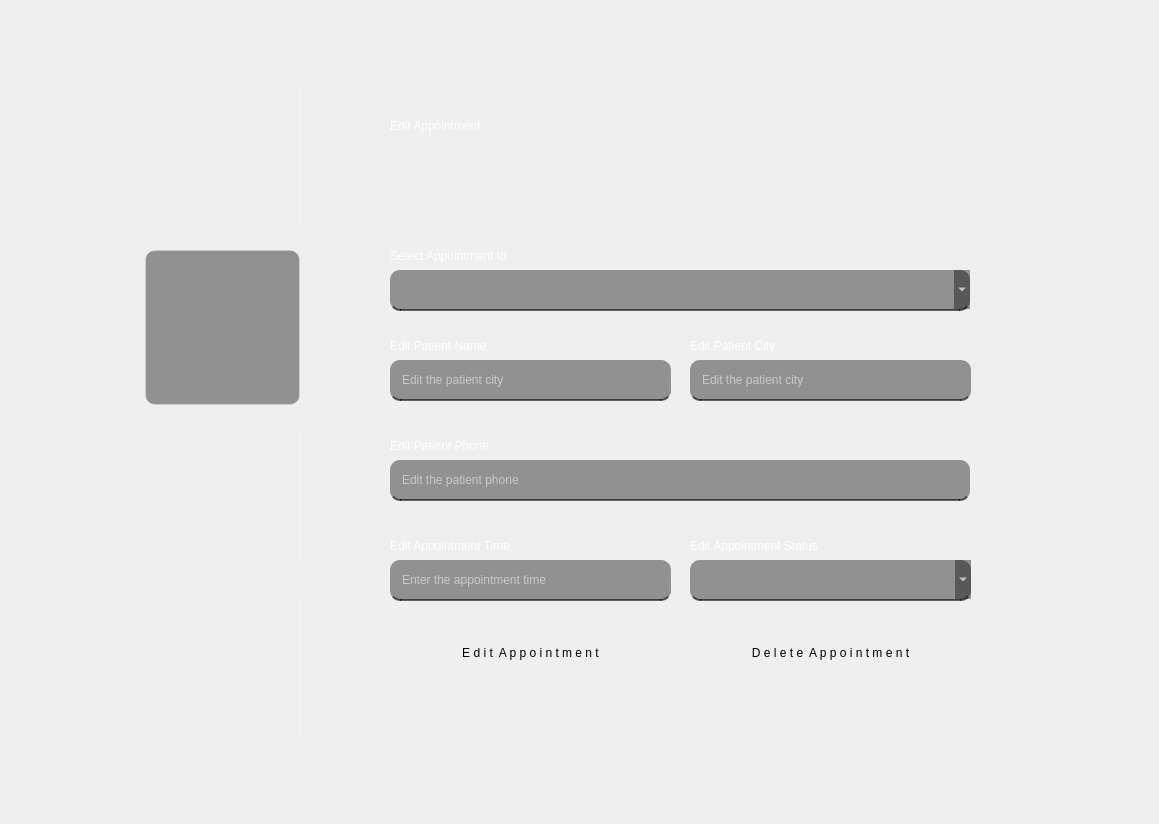
    <widget class="QWidget" name="tab_3">
     <attribute name="title">
      <string>Edit Appointment</string>
     </attribute>
     <widget class="QLabel" name="label_3">
      <property name="geometry">
       <rect>
        <x>10</x>
        <y>15</y>
        <width>1140</width>
        <height>800</height>
       </rect>
      </property>
      <property name="text">
       <string/>
      </property>
      <property name="pixmap">
       <pixmap>img/background3.png</pixmap>
      </property>
      <property name="scaledContents">
       <bool>true</bool>
      </property>
     </widget>
     <widget class="QPushButton" name="BookAppointmentIcon2">
      <property name="geometry">
       <rect>
        <x>145</x>
        <y>80</y>
        <width>155</width>
        <height>155</height>
       </rect>
      </property>
      <property name="styleSheet">
       <string notr="true">QPushButton#BookAppointmentIcon2{
	border-radius: 10px;
	background-color: rgba(0, 0, 0, 0);
	border: 1px solid rgba(255,255,255,50);
}

QPushButton#BookAppointmentIcon2:hover{
	border: 2px solid rgba(255,255,255,100);
	background-color: rgba(0, 0, 0, 50);
}</string>
      </property>
      <property name="text">
       <string/>
      </property>
      <property name="icon">
       <iconset>
        <normaloff>img/1.png</normaloff>img/1.png</iconset>
      </property>
      <property name="iconSize">
       <size>
        <width>100</width>
        <height>100</height>
       </size>
      </property>
     </widget>
     <widget class="QPushButton" name="ConsultDoctorIcon2">
      <property name="geometry">
       <rect>
        <x>145</x>
        <y>250</y>
        <width>155</width>
        <height>155</height>
       </rect>
      </property>
      <property name="styleSheet">
       <string notr="true">QPushButton#ConsultDoctorIcon2{
	border-radius: 10px;
	background-color: rgba(0, 0, 0, 100);
	border: 1px solid rgba(255,255,255,50);
}

QPushButton#ConsultDoctorIcon2:hover{
	border: 2px solid rgba(255,255,255,100);
	background-color: rgba(0, 0, 0, 50);
}</string>
      </property>
      <property name="text">
       <string/>
      </property>
      <property name="icon">
       <iconset>
        <normaloff>img/2.png</normaloff>img/2.png</iconset>
      </property>
      <property name="iconSize">
       <size>
        <width>100</width>
        <height>100</height>
       </size>
      </property>
     </widget>
     <widget class="QPushButton" name="LogoutIcon2">
      <property name="geometry">
       <rect>
        <x>145</x>
        <y>590</y>
        <width>155</width>
        <height>155</height>
       </rect>
      </property>
      <property name="styleSheet">
       <string notr="true">QPushButton#LogoutIcon2{
	border-radius: 10px;
	background-color: rgba(0, 0, 0, 0);
	border: 1px solid rgba(255,255,255,50);
}

QPushButton#LogoutIcon2:hover{
	border: 2px solid rgba(255,255,255,100);
	background-color: rgba(0, 0, 0, 50);
}</string>
      </property>
      <property name="text">
       <string/>
      </property>
      <property name="icon">
       <iconset>
        <normaloff>img/4.png</normaloff>img/4.png</iconset>
      </property>
      <property name="iconSize">
       <size>
        <width>100</width>
        <height>100</height>
       </size>
      </property>
     </widget>
     <widget class="QPushButton" name="ReportsIcon2">
      <property name="geometry">
       <rect>
        <x>145</x>
        <y>420</y>
        <width>155</width>
        <height>155</height>
       </rect>
      </property>
      <property name="styleSheet">
       <string notr="true">QPushButton#ReportsIcon2{
	border-radius: 10px;
	background-color: rgba(0, 0, 0, 0);
	border: 1px solid rgba(255,255,255,50);
}

QPushButton#ReportsIcon2:hover{
	border: 2px solid rgba(255,255,255,100);
	background-color: rgba(0, 0, 0, 50);
}</string>
      </property>
      <property name="text">
       <string/>
      </property>
      <property name="icon">
       <iconset>
        <normaloff>img/3.png</normaloff>img/3.png</iconset>
      </property>
      <property name="iconSize">
       <size>
        <width>100</width>
        <height>100</height>
       </size>
      </property>
     </widget>
     <widget class="QLabel" name="APPOINTMENTINFO_2">
      <property name="geometry">
       <rect>
        <x>390</x>
        <y>200</y>
        <width>301</width>
        <height>31</height>
       </rect>
      </property>
      <property name="styleSheet">
       <string notr="true">color: rgb(255, 255, 255);
font: 75 11pt &quot;MS Shell Dlg 2&quot;;
background-color: rgba(255, 255, 255, 0);</string>
      </property>
      <property name="text">
       <string/>
      </property>
     </widget>
     <widget class="QLabel" name="label_9">
      <property name="geometry">
       <rect>
        <x>390</x>
        <y>330</y>
        <width>281</width>
        <height>31</height>
       </rect>
      </property>
      <property name="styleSheet">
       <string notr="true">color: rgb(255, 255, 255);
font: 75 11pt &quot;MS Shell Dlg 2&quot;;
background-color: rgba(255, 255, 255, 0);</string>
      </property>
      <property name="text">
       <string>Edit Patient Name</string>
      </property>
     </widget>
     <widget class="QLineEdit" name="EditPatientAppointmentTime">
      <property name="geometry">
       <rect>
        <x>390</x>
        <y>560</y>
        <width>281</width>
        <height>41</height>
       </rect>
      </property>
      <property name="styleSheet">
       <string notr="true">QLineEdit#EditPatientAppointmentTime{
	background-color: rgba(0, 0, 0, 100);
	border-radius: 10px;
	border-bottom: 2px solid rgba(0,0,0,150);
	color: rgb(255, 255, 255);
	padding: 10px;
	font: 11pt &quot;MS Shell Dlg 2&quot;;
}

QLineEdit#EditPatientAppointmentTime:hover{
	background-color: rgba(0, 0, 0, 120);
}</string>
      </property>
      <property name="placeholderText">
       <string>Enter the appointment time</string>
      </property>
     </widget>
     <widget class="QLineEdit" name="EditPatientName">
      <property name="geometry">
       <rect>
        <x>390</x>
        <y>360</y>
        <width>281</width>
        <height>41</height>
       </rect>
      </property>
      <property name="styleSheet">
       <string notr="true">QLineEdit#EditPatientName{
	background-color: rgba(0, 0, 0, 100);
	border-radius: 10px;
	border-bottom: 2px solid rgba(0,0,0,150);
	color: rgb(255, 255, 255);
	padding: 10px;
	font: 11pt &quot;MS Shell Dlg 2&quot;;
}

QLineEdit#EditPatientName:hover{
	background-color: rgba(0, 0, 0, 120);
}</string>
      </property>
      <property name="placeholderText">
       <string>Edit the patient city</string>
      </property>
     </widget>
     <widget class="QPushButton" name="EDITAPPOINTMENT">
      <property name="geometry">
       <rect>
        <x>390</x>
        <y>630</y>
        <width>281</width>
        <height>45</height>
       </rect>
      </property>
      <property name="styleSheet">
       <string notr="true">QPushButton#EDITAPPOINTMENT{
	border-radius: 10px;
	font: 87 10pt &quot;Segoe UI Black&quot;;
}

QPushButton#EDITAPPOINTMENT:hover{
	background-color: rgb(47, 85, 255);
	color: rgb(255, 255, 255);
}</string>
      </property>
      <property name="text">
       <string>E d i t  A p p o i n t m e n t</string>
      </property>
     </widget>
     <widget class="QLabel" name="label_10">
      <property name="geometry">
       <rect>
        <x>390</x>
        <y>530</y>
        <width>301</width>
        <height>31</height>
       </rect>
      </property>
      <property name="styleSheet">
       <string notr="true">color: rgb(255, 255, 255);
font: 75 11pt &quot;MS Shell Dlg 2&quot;;
background-color: rgba(255, 255, 255, 0);</string>
      </property>
      <property name="text">
       <string>Edit Appointment Time</string>
      </property>
     </widget>
     <widget class="QLineEdit" name="EditPatientPhone">
      <property name="geometry">
       <rect>
        <x>390</x>
        <y>460</y>
        <width>580</width>
        <height>41</height>
       </rect>
      </property>
      <property name="styleSheet">
       <string notr="true">QLineEdit#EditPatientPhone{
	background-color: rgba(0, 0, 0, 100);
	border-radius: 10px;
	border-bottom: 2px solid rgba(0,0,0,150);
	color: rgb(255, 255, 255);
	padding: 10px;
	font: 11pt &quot;MS Shell Dlg 2&quot;;
}

QLineEdit#EditPatientPhone:hover{
	background-color: rgba(0, 0, 0, 120);
}</string>
      </property>
      <property name="placeholderText">
       <string>Edit the patient phone</string>
      </property>
     </widget>
     <widget class="QLabel" name="label_11">
      <property name="geometry">
       <rect>
        <x>390</x>
        <y>100</y>
        <width>561</width>
        <height>51</height>
       </rect>
      </property>
      <property name="styleSheet">
       <string notr="true">color: rgb(255, 255, 255);
font: 87 32pt &quot;Segoe UI Black&quot;;
background-color: rgba(255, 255, 255, 0);</string>
      </property>
      <property name="text">
       <string>Edit Appointment</string>
      </property>
     </widget>
     <widget class="QLabel" name="label_12">
      <property name="geometry">
       <rect>
        <x>390</x>
        <y>240</y>
        <width>301</width>
        <height>31</height>
       </rect>
      </property>
      <property name="styleSheet">
       <string notr="true">color: rgb(255, 255, 255);
font: 75 11pt &quot;MS Shell Dlg 2&quot;;
background-color: rgba(255, 255, 255, 0);</string>
      </property>
      <property name="text">
       <string>Select Appointment Id</string>
      </property>
     </widget>
     <widget class="QLabel" name="label_13">
      <property name="geometry">
       <rect>
        <x>390</x>
        <y>430</y>
        <width>301</width>
        <height>31</height>
       </rect>
      </property>
      <property name="styleSheet">
       <string notr="true">color: rgb(255, 255, 255);
font: 75 11pt &quot;MS Shell Dlg 2&quot;;
background-color: rgba(255, 255, 255, 0);</string>
      </property>
      <property name="text">
       <string>Edit Patient Phone</string>
      </property>
     </widget>
     <widget class="QComboBox" name="SelectAppointmentId">
      <property name="geometry">
       <rect>
        <x>390</x>
        <y>270</y>
        <width>580</width>
        <height>41</height>
       </rect>
      </property>
      <property name="styleSheet">
       <string notr="true">QComboBox#SelectAppointmentId{
	background-color: rgba(0, 0, 0, 100);
	border-radius: 10px;
	border-bottom: 2px solid rgba(0,0,0,150);
	color: rgb(255, 255, 255);
	padding: 10px;
	font: 11pt &quot;MS Shell Dlg 2&quot;;
}

QLineEdit#SelectAppointmentId:hover{
	background-color: rgba(0, 0, 0, 120);
}</string>
      </property>
     </widget>
     <widget class="QLineEdit" name="EditPatientCity">
      <property name="geometry">
       <rect>
        <x>690</x>
        <y>360</y>
        <width>281</width>
        <height>41</height>
       </rect>
      </property>
      <property name="styleSheet">
       <string notr="true">QLineEdit#EditPatientCity{
	background-color: rgba(0, 0, 0, 100);
	border-radius: 10px;
	border-bottom: 2px solid rgba(0,0,0,150);
	color: rgb(255, 255, 255);
	padding: 10px;
	font: 11pt &quot;MS Shell Dlg 2&quot;;
}

QLineEdit#EditPatientCity:hover{
	background-color: rgba(0, 0, 0, 120);
}</string>
      </property>
      <property name="placeholderText">
       <string>Edit the patient city</string>
      </property>
     </widget>
     <widget class="QLabel" name="label_14">
      <property name="geometry">
       <rect>
        <x>690</x>
        <y>330</y>
        <width>271</width>
        <height>31</height>
       </rect>
      </property>
      <property name="styleSheet">
       <string notr="true">color: rgb(255, 255, 255);
font: 75 11pt &quot;MS Shell Dlg 2&quot;;
background-color: rgba(255, 255, 255, 0);</string>
      </property>
      <property name="text">
       <string>Edit Patient City</string>
      </property>
     </widget>
     <widget class="QComboBox" name="SelectAppointmentStatus">
      <property name="geometry">
       <rect>
        <x>690</x>
        <y>560</y>
        <width>281</width>
        <height>41</height>
       </rect>
      </property>
      <property name="styleSheet">
       <string notr="true">QComboBox#SelectAppointmentStatus{
	background-color: rgba(0, 0, 0, 100);
	border-radius: 10px;
	border-bottom: 2px solid rgba(0,0,0,150);
	color: rgb(255, 255, 255);
	padding: 10px;
	font: 11pt &quot;MS Shell Dlg 2&quot;;
}

QLineEdit#SelectAppointmentStatus:hover{
	background-color: rgba(0, 0, 0, 120);
}</string>
      </property>
     </widget>
     <widget class="QLabel" name="label_15">
      <property name="geometry">
       <rect>
        <x>690</x>
        <y>530</y>
        <width>301</width>
        <height>31</height>
       </rect>
      </property>
      <property name="styleSheet">
       <string notr="true">color: rgb(255, 255, 255);
font: 75 11pt &quot;MS Shell Dlg 2&quot;;
background-color: rgba(255, 255, 255, 0);</string>
      </property>
      <property name="text">
       <string>Edit Appointment Status</string>
      </property>
     </widget>
     <widget class="QPushButton" name="DELETEAPPOINTMENT">
      <property name="geometry">
       <rect>
        <x>690</x>
        <y>630</y>
        <width>281</width>
        <height>45</height>
       </rect>
      </property>
      <property name="styleSheet">
       <string notr="true">QPushButton#DELETEAPPOINTMENT{
	border-radius: 10px;
	font: 87 10pt &quot;Segoe UI Black&quot;;
}

QPushButton#DELETEAPPOINTMENT:hover{
	background-color: rgb(47, 85, 255);
	color: rgb(255, 255, 255);
}</string>
      </property>
      <property name="text">
       <string>D e l e t e  A p p o i n t m e n t</string>
      </property>
     </widget>
    </widget>
